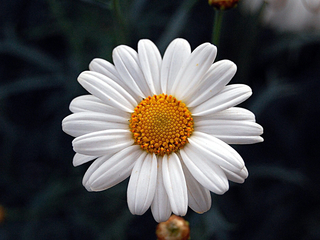
#> input picture obrazek320x240.jpg, 320 x 240 px
$ python OdcienieSzarosci.py
#> lines starting #> are read from the running program, lines starting #| are printed output that depends on the picture
import cv2
import numpy as np

def main():
    im = cv2.imread("obrazek320x240.jpg")
#> im is the input picture: shape (240, 320, 3); mean B, G, R 75.2, 74.7, 75.9
    w = im.shape[1]
#> w = 320
    h = im.shape[0]
#> h = 240

    im = im.astype(np.uint16)

    for i in range(h):
        for j in range(w):
            b, g, r = im[i, j]
            newb = int((b + g + r) / 3)
            newg = int((b + g + r) / 3)
            newr = int((b + g + r) / 3)
            im[i, j] = (newb, newg, newr)
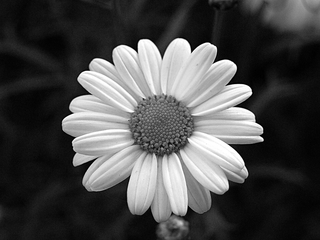
#> im: shape (240, 320, 3) uint16; min 0, max 255, mean 74.9

    im = im.astype(np.uint8)

    cv2.imwrite("odcienie_szarosci.jpg", im)


if __name__ == '__main__':
    main()
